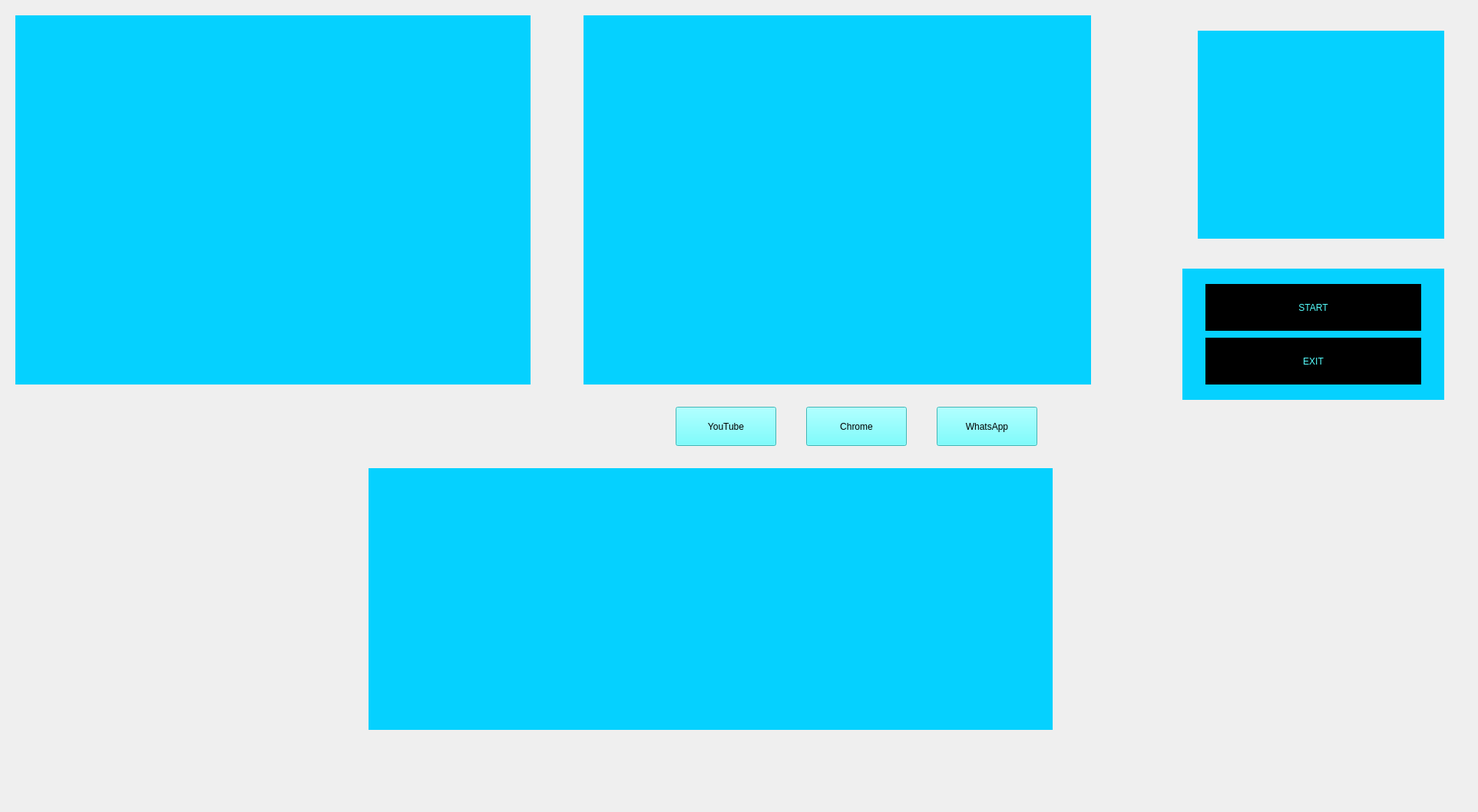
<?xml version="1.0" encoding="UTF-8"?>
<ui version="4.0">
 <class>jarvisUi</class>
 <widget class="QMainWindow" name="jarvisUi">
  <property name="geometry">
   <rect>
    <x>0</x>
    <y>0</y>
    <width>1925</width>
    <height>1058</height>
   </rect>
  </property>
  <property name="windowTitle">
   <string>MainWindow</string>
  </property>
  <widget class="QWidget" name="centralwidget">
   <widget class="QLabel" name="bg_1">
    <property name="geometry">
     <rect>
      <x>-6</x>
      <y>5</y>
      <width>1931</width>
      <height>1031</height>
     </rect>
    </property>
    <property name="text">
     <string/>
    </property>
    <property name="pixmap">
     <pixmap>../Gui/B.G/Black_Template.jpg</pixmap>
    </property>
    <property name="scaledContents">
     <bool>true</bool>
    </property>
   </widget>
   <widget class="QLabel" name="bg_2">
    <property name="geometry">
     <rect>
      <x>20</x>
      <y>20</y>
      <width>671</width>
      <height>481</height>
     </rect>
    </property>
    <property name="styleSheet">
     <string notr="true">background-color: rgb(5, 209, 255);</string>
    </property>
    <property name="text">
     <string/>
    </property>
   </widget>
   <widget class="QLabel" name="bg_3">
    <property name="geometry">
     <rect>
      <x>760</x>
      <y>20</y>
      <width>661</width>
      <height>481</height>
     </rect>
    </property>
    <property name="styleSheet">
     <string notr="true">background-color: rgb(5, 209, 255);</string>
    </property>
    <property name="text">
     <string/>
    </property>
   </widget>
   <widget class="QLabel" name="gif_1">
    <property name="geometry">
     <rect>
      <x>30</x>
      <y>30</y>
      <width>651</width>
      <height>461</height>
     </rect>
    </property>
    <property name="text">
     <string/>
    </property>
    <property name="pixmap">
     <pixmap>../Gui/ExtraGui/fiugi.gif</pixmap>
    </property>
    <property name="scaledContents">
     <bool>true</bool>
    </property>
   </widget>
   <widget class="QLabel" name="gif_2">
    <property name="geometry">
     <rect>
      <x>770</x>
      <y>30</y>
      <width>641</width>
      <height>461</height>
     </rect>
    </property>
    <property name="text">
     <string/>
    </property>
    <property name="pixmap">
     <pixmap>../Gui/ExtraGui/live.gif</pixmap>
    </property>
    <property name="scaledContents">
     <bool>true</bool>
    </property>
   </widget>
   <widget class="QLabel" name="gif_3">
    <property name="geometry">
     <rect>
      <x>-140</x>
      <y>500</y>
      <width>721</width>
      <height>501</height>
     </rect>
    </property>
    <property name="text">
     <string/>
    </property>
    <property name="pixmap">
     <pixmap>../Gui/VoiceReg/Aqua.gif</pixmap>
    </property>
    <property name="scaledContents">
     <bool>true</bool>
    </property>
   </widget>
   <widget class="QLabel" name="bg_4">
    <property name="geometry">
     <rect>
      <x>1560</x>
      <y>40</y>
      <width>321</width>
      <height>271</height>
     </rect>
    </property>
    <property name="styleSheet">
     <string notr="true">background-color: rgb(5, 209, 255);</string>
    </property>
    <property name="text">
     <string/>
    </property>
    <property name="pixmap">
     <pixmap>../Gui/ExtraGui/Earth.gif</pixmap>
    </property>
    <property name="scaledContents">
     <bool>true</bool>
    </property>
   </widget>
   <widget class="QLabel" name="bg_5">
    <property name="geometry">
     <rect>
      <x>1540</x>
      <y>350</y>
      <width>341</width>
      <height>171</height>
     </rect>
    </property>
    <property name="styleSheet">
     <string notr="true">background-color: rgb(5, 209, 255);</string>
    </property>
    <property name="text">
     <string/>
    </property>
   </widget>
   <widget class="QPushButton" name="pushButton_Start">
    <property name="geometry">
     <rect>
      <x>1570</x>
      <y>370</y>
      <width>281</width>
      <height>61</height>
     </rect>
    </property>
    <property name="styleSheet">
     <string notr="true">background-color: rgb(0, 0, 0);
font: 24pt &quot;Courier New&quot;;
color: rgb(85, 255, 255);font: 21pt &quot;Courier New&quot;;
background-color: rgb(0, 0, 0);
color: rgb(85, 255, 255);
border-radius:none</string>
    </property>
    <property name="text">
     <string>START</string>
    </property>
   </widget>
   <widget class="QPushButton" name="pushButton_Exit">
    <property name="geometry">
     <rect>
      <x>1570</x>
      <y>440</y>
      <width>281</width>
      <height>61</height>
     </rect>
    </property>
    <property name="styleSheet">
     <string notr="true">background-color: rgb(0, 0, 0);
font: 24pt &quot;Courier New&quot;;
color: rgb(85, 255, 255);font: 21pt &quot;Courier New&quot;;
background-color: rgb(0, 0, 0);
color: rgb(85, 255, 255);
border-radius:none</string>
    </property>
    <property name="text">
     <string>EXIT</string>
    </property>
   </widget>
   <widget class="QLabel" name="label">
    <property name="geometry">
     <rect>
      <x>670</x>
      <y>540</y>
      <width>671</width>
      <height>441</height>
     </rect>
    </property>
    <property name="text">
     <string/>
    </property>
    <property name="scaledContents">
     <bool>true</bool>
    </property>
   </widget>
   <widget class="QLabel" name="bg_6">
    <property name="geometry">
     <rect>
      <x>480</x>
      <y>610</y>
      <width>891</width>
      <height>341</height>
     </rect>
    </property>
    <property name="styleSheet">
     <string notr="true">background-color: rgb(5, 209, 255);</string>
    </property>
    <property name="text">
     <string/>
    </property>
   </widget>
   <widget class="QPushButton" name="Youtube">
    <property name="geometry">
     <rect>
      <x>880</x>
      <y>530</y>
      <width>131</width>
      <height>51</height>
     </rect>
    </property>
    <property name="styleSheet">
     <string notr="true">background-color: rgb(85, 255, 255);
font: 90 20pt &quot;Calibri&quot;;</string>
    </property>
    <property name="text">
     <string>YouTube</string>
    </property>
   </widget>
   <widget class="QPushButton" name="Chrome">
    <property name="geometry">
     <rect>
      <x>1050</x>
      <y>530</y>
      <width>131</width>
      <height>51</height>
     </rect>
    </property>
    <property name="styleSheet">
     <string notr="true">background-color: rgb(85, 255, 255);
font: 90 20pt &quot;Calibri&quot;;</string>
    </property>
    <property name="text">
     <string>Chrome</string>
    </property>
   </widget>
   <widget class="QPushButton" name="Whatsapp">
    <property name="geometry">
     <rect>
      <x>1220</x>
      <y>530</y>
      <width>131</width>
      <height>51</height>
     </rect>
    </property>
    <property name="styleSheet">
     <string notr="true">background-color: rgb(85, 255, 255);
font: 90 18pt &quot;Calibri&quot;;</string>
    </property>
    <property name="text">
     <string>WhatsApp</string>
    </property>
   </widget>
   <widget class="QLabel" name="label_2">
    <property name="geometry">
     <rect>
      <x>490</x>
      <y>620</y>
      <width>871</width>
      <height>321</height>
     </rect>
    </property>
    <property name="text">
     <string/>
    </property>
    <property name="pixmap">
     <pixmap>../Gui/ExtraGui/Health_Template.gif</pixmap>
    </property>
    <property name="scaledContents">
     <bool>true</bool>
    </property>
   </widget>
   <widget class="QLabel" name="label_3">
    <property name="geometry">
     <rect>
      <x>1440</x>
      <y>610</y>
      <width>451</width>
      <height>321</height>
     </rect>
    </property>
    <property name="text">
     <string/>
    </property>
    <property name="pixmap">
     <pixmap>../Gui/ExtraGui/gga.gif</pixmap>
    </property>
    <property name="scaledContents">
     <bool>true</bool>
    </property>
   </widget>
  </widget>
 </widget>
 <resources/>
 <connections/>
</ui>
